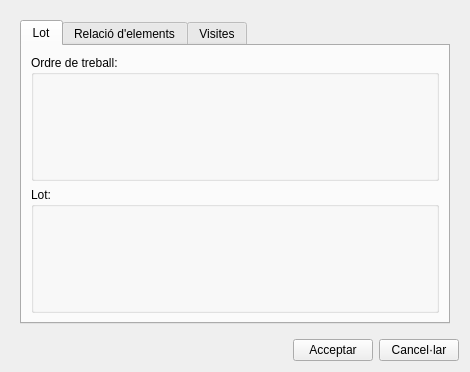
<?xml version="1.0" encoding="UTF-8"?>
<ui version="4.0">
 <class>add_lot</class>
 <widget class="QDialog" name="add_lot">
  <property name="geometry">
   <rect>
    <x>0</x>
    <y>0</y>
    <width>470</width>
    <height>372</height>
   </rect>
  </property>
  <property name="windowTitle">
   <string>Lot</string>
  </property>
  <layout class="QVBoxLayout" name="verticalLayout_3">
   <item>
    <widget class="QWidget" name="centralwidget" native="true">
     <layout class="QVBoxLayout" name="verticalLayout_2">
      <item>
       <widget class="QTabWidget" name="tab_widget">
        <property name="currentIndex">
         <number>0</number>
        </property>
        <widget class="QWidget" name="LotTab">
         <attribute name="title">
          <string>Lot</string>
         </attribute>
         <layout class="QVBoxLayout" name="verticalLayout" stretch="0,0">
          <item>
           <widget class="QGroupBox" name="grb_ot">
            <property name="title">
             <string>Ordre de treball:</string>
            </property>
            <layout class="QGridLayout" name="gridLayout">
             <item row="0" column="0">
              <layout class="QGridLayout" name="lyt_data_1"/>
             </item>
            </layout>
           </widget>
          </item>
          <item>
           <widget class="QGroupBox" name="grb_lot">
            <property name="title">
             <string>Lot:</string>
            </property>
            <layout class="QGridLayout" name="gridLayout_2">
             <item row="0" column="0">
              <layout class="QGridLayout" name="lyt_data_2"/>
             </item>
            </layout>
           </widget>
          </item>
         </layout>
        </widget>
        <widget class="QWidget" name="RelationsTab">
         <attribute name="title">
          <string>Relació d'elements</string>
         </attribute>
         <layout class="QVBoxLayout" name="verticalLayout_4">
          <item>
           <layout class="QHBoxLayout" name="horizontalLayout_9">
            <item>
             <widget class="QLineEdit" name="feature_id"/>
            </item>
            <item>
             <widget class="QPushButton" name="btn_insert">
              <property name="text">
               <string/>
              </property>
              <property name="icon">
               <iconset>
                <normaloff>../../../../../../../../../../../../../.designer/icons/111.png</normaloff>../../../../../../../../../../../../../.designer/icons/111.png</iconset>
              </property>
             </widget>
            </item>
            <item>
             <widget class="QPushButton" name="btn_delete">
              <property name="text">
               <string/>
              </property>
              <property name="icon">
               <iconset>
                <normaloff>../../../../../../../../../../../../../.designer/icons/112.png</normaloff>../../../../../../../../../../../../../.designer/icons/112.png</iconset>
              </property>
             </widget>
            </item>
            <item>
             <widget class="QPushButton" name="btn_snapping">
              <property name="text">
               <string/>
              </property>
              <property name="icon">
               <iconset>
                <normaloff>../../../../../../../../../../../../../.designer/icons/137.png</normaloff>../../../../../../../../../../../../../.designer/icons/137.png</iconset>
              </property>
             </widget>
            </item>
            <item>
             <widget class="QPushButton" name="btn_expr_select">
              <property name="text">
               <string/>
              </property>
             </widget>
            </item>
           </layout>
          </item>
          <item>
           <widget class="QTabWidget" name="tab_feature">
            <property name="currentIndex">
             <number>0</number>
            </property>
            <widget class="QWidget" name="tab_arc">
             <attribute name="title">
              <string>Arc</string>
             </attribute>
             <layout class="QGridLayout" name="gridLayout_4">
              <item row="0" column="0">
               <widget class="QTableView" name="tbl_campaign_x_arc">
                <property name="sortingEnabled">
                 <bool>true</bool>
                </property>
               </widget>
              </item>
             </layout>
            </widget>
            <widget class="QWidget" name="tab_node">
             <attribute name="title">
              <string>Node</string>
             </attribute>
             <layout class="QGridLayout" name="gridLayout_6">
              <item row="0" column="0">
               <widget class="QTableView" name="tbl_campaign_x_node">
                <property name="sortingEnabled">
                 <bool>true</bool>
                </property>
               </widget>
              </item>
             </layout>
            </widget>
            <widget class="QWidget" name="tab_connec">
             <attribute name="title">
              <string>Connec</string>
             </attribute>
             <layout class="QGridLayout" name="gridLayout_7">
              <item row="0" column="0">
               <widget class="QTableView" name="tbl_campaign_x_connec">
                <property name="sortingEnabled">
                 <bool>true</bool>
                </property>
               </widget>
              </item>
             </layout>
            </widget>
            <widget class="QWidget" name="tab_link">
             <attribute name="title">
              <string>Link</string>
             </attribute>
             <layout class="QGridLayout" name="gridLayout_8">
              <item row="0" column="0">
               <widget class="QTableView" name="tbl_campaign_x_link">
                <property name="sortingEnabled">
                 <bool>true</bool>
                </property>
               </widget>
              </item>
             </layout>
            </widget>
            <widget class="QWidget" name="tab_gully">
             <attribute name="title">
              <string>Gully</string>
             </attribute>
             <layout class="QGridLayout" name="gridLayout_9">
              <item row="0" column="0">
               <widget class="QTableView" name="tbl_campaign_x_gully">
                <property name="sortingEnabled">
                 <bool>true</bool>
                </property>
               </widget>
              </item>
             </layout>
            </widget>
           </widget>
          </item>
         </layout>
        </widget>
        <widget class="QWidget" name="VisitsTab">
         <attribute name="title">
          <string>Visites</string>
         </attribute>
         <layout class="QVBoxLayout" name="verticalLayout_5">
          <item>
           <layout class="QHBoxLayout" name="horizontalLayout_12">
            <item>
             <widget class="QLabel" name="lbl_filter">
              <property name="text">
               <string>Filtre per element id:</string>
              </property>
             </widget>
            </item>
            <item>
             <widget class="QLineEdit" name="txt_filter"/>
            </item>
            <item>
             <spacer name="horizontalSpacer_10">
              <property name="orientation">
               <enum>Qt::Horizontal</enum>
              </property>
              <property name="sizeHint" stdset="0">
               <size>
                <width>40</width>
                <height>20</height>
               </size>
              </property>
             </spacer>
            </item>
           </layout>
          </item>
          <item>
           <layout class="QHBoxLayout" name="horizontalLayout_13">
            <item>
             <layout class="QVBoxLayout" name="verticalLayout_8">
              <item>
               <widget class="QLabel" name="label_data_event_from">
                <property name="text">
                 <string>Des de:</string>
                </property>
               </widget>
              </item>
              <item>
               <widget class="QDateEdit" name="date_event_from">
                <property name="calendarPopup">
                 <bool>true</bool>
                </property>
               </widget>
              </item>
             </layout>
            </item>
            <item>
             <layout class="QVBoxLayout" name="verticalLayout_7">
              <item>
               <widget class="QLabel" name="label_data_event_to">
                <property name="text">
                 <string>Fins:</string>
                </property>
               </widget>
              </item>
              <item>
               <widget class="QDateEdit" name="date_event_to">
                <property name="calendarPopup">
                 <bool>true</bool>
                </property>
                <property name="date">
                 <date>
                  <year>3000</year>
                  <month>1</month>
                  <day>1</day>
                 </date>
                </property>
               </widget>
              </item>
             </layout>
            </item>
           </layout>
          </item>
          <item>
           <layout class="QHBoxLayout" name="horizontalLayout_14">
            <item>
             <widget class="QPushButton" name="btn_open_visit">
              <property name="text">
               <string>Obrir visita</string>
              </property>
             </widget>
            </item>
            <item>
             <widget class="QPushButton" name="btn_delete_visit">
              <property name="text">
               <string>Eliminar visita</string>
              </property>
             </widget>
            </item>
            <item>
             <spacer name="horizontalSpacer_17">
              <property name="orientation">
               <enum>Qt::Horizontal</enum>
              </property>
              <property name="sizeHint" stdset="0">
               <size>
                <width>40</width>
                <height>20</height>
               </size>
              </property>
             </spacer>
            </item>
            <item>
             <widget class="QPushButton" name="btn_open_photo">
              <property name="text">
               <string>Obrir foto</string>
              </property>
             </widget>
            </item>
            <item>
             <widget class="QPushButton" name="btn_validate_all">
              <property name="text">
               <string>Validar totes</string>
              </property>
             </widget>
            </item>
           </layout>
          </item>
          <item>
           <layout class="QHBoxLayout" name="horizontalLayout_21">
            <item>
             <widget class="QLineEdit" name="txt_path">
              <property name="readOnly">
               <bool>true</bool>
              </property>
             </widget>
            </item>
            <item>
             <widget class="QPushButton" name="btn_path">
              <property name="text">
               <string>...</string>
              </property>
             </widget>
            </item>
            <item>
             <widget class="QPushButton" name="btn_export_visits">
              <property name="text">
               <string>Exportar a csv</string>
              </property>
             </widget>
            </item>
           </layout>
          </item>
          <item>
           <widget class="QTableView" name="tbl_visit">
            <property name="sortingEnabled">
             <bool>true</bool>
            </property>
           </widget>
          </item>
         </layout>
        </widget>
       </widget>
      </item>
     </layout>
    </widget>
   </item>
   <item>
    <layout class="QGridLayout" name="lyt_buttons">
     <item row="0" column="0">
      <spacer name="horizontalSpacer">
       <property name="orientation">
        <enum>Qt::Horizontal</enum>
       </property>
       <property name="sizeHint" stdset="0">
        <size>
         <width>40</width>
         <height>20</height>
        </size>
       </property>
      </spacer>
     </item>
     <item row="0" column="1">
      <widget class="QPushButton" name="btn_accept">
       <property name="text">
        <string>Acceptar</string>
       </property>
      </widget>
     </item>
     <item row="0" column="2">
      <widget class="QPushButton" name="btn_cancel">
       <property name="text">
        <string>Cancel·lar</string>
       </property>
      </widget>
     </item>
    </layout>
   </item>
  </layout>
  <action name="actionT">
   <property name="text">
    <string>t</string>
   </property>
  </action>
 </widget>
 <tabstops>
  <tabstop>tab_widget</tabstop>
 </tabstops>
 <resources/>
 <connections/>
</ui>
